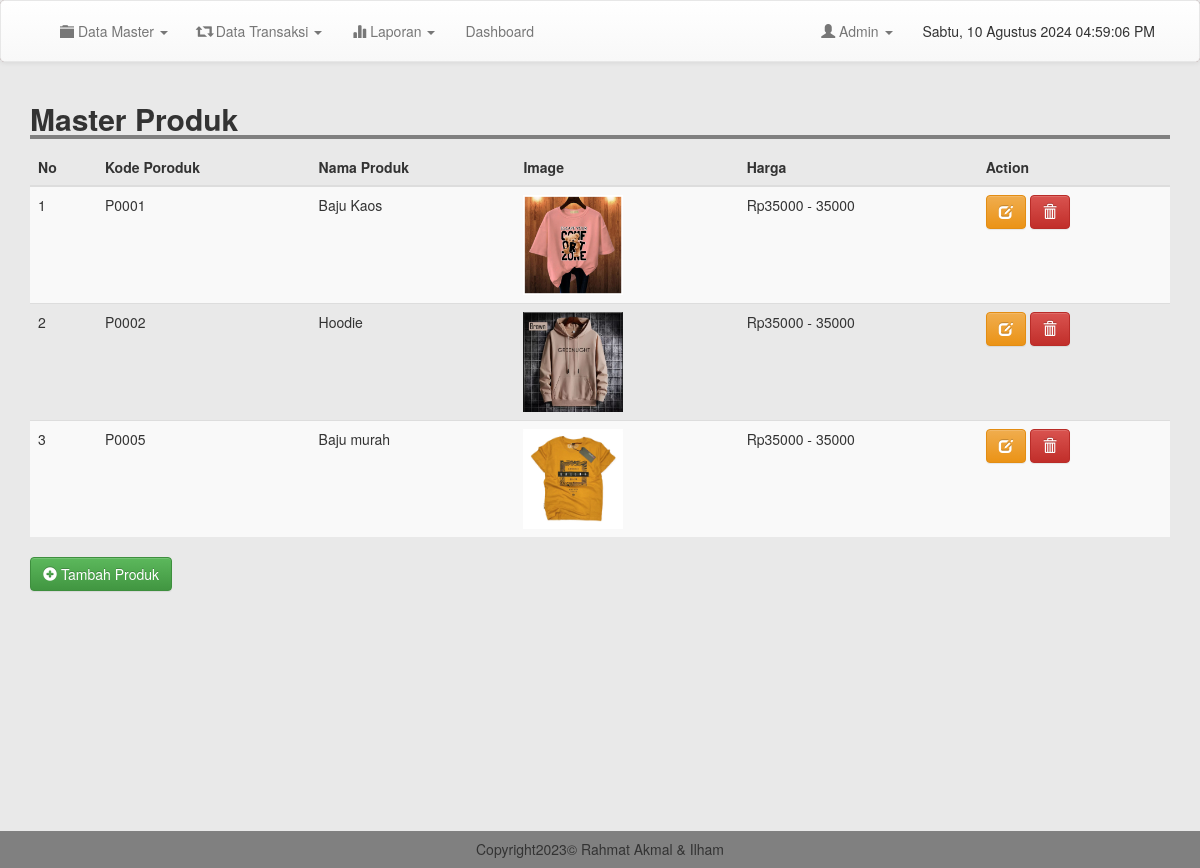
/admin/m_produk.php (signed in), run on the app's committed database.
### tables this page shows
CREATE TABLE `produk` (
  `kode_produk` varchar(100) NOT NULL,
  `nama` varchar(100) NOT NULL,
  `image` text NOT NULL,
  `deskripsi` text NOT NULL,
  `harga` varchar(255) NOT NULL,
  `ukuran` varchar(255) NOT NULL,
  `berat` varchar(200) NOT NULL
);

### admin/m_produk.php (the view)
<?php
include 'header.php';
?>
<div class="container">
	<h2 style=" width: 100%; border-bottom: 4px solid gray"><b>Master Produk</b></h2>
		<table class="table table-striped">
			<thead>
				<tr>
					<th scope="col">No</th>
					<th scope="col">Kode Poroduk</th>
					<th scope="col">Nama Produk</th>
					<th scope="col">Image</th>
					<th scope="col">Harga</th>
					<th scope="col">Action</th>
				</tr>
			</thead>
			<tbody>
				<?php
				$result = mysqli_query($conn, "SELECT * FROM produk");
				$no =1;
				while ($row = mysqli_fetch_assoc($result)) {
				?>
					<tr>
						<td ><?= $no; ?></td>
						<td><?= $row['kode_produk']; ?></td>
						<td><?= $row['nama'];  ?></td>
						<td><img src="../image/produk/<?= $row['image']; ?>" width="100"></td>
						<td>
							<?php
							if(strpos($row['harga'], ",") == false){
								echo "Rp.".$row['harga']."";
							}else{
								$a = explode(",", $row['harga']);
								echo "Rp".$a[0]." - ".end($a);
							}
							 ?>
							</td>
						<td><a href="edit_produk.php?kode=<?= $row['kode_produk']; ?>" class="btn btn-warning"><i class="glyphicon glyphicon-edit"></i> </a> <a href="proses/del_produk.php?kode=<?= $row['kode_produk']; ?>" class="btn btn-danger" onclick="return confirm('Yakin Ingin Menghapus Data ?')"><i class="glyphicon glyphicon-trash"></i> </a>
					</tr>
				<?php
					$no++;
					}
				 ?>
				</tbody>
			</table>
		<a href="tm_produk.php" class="btn btn-success"><i class="glyphicon glyphicon-plus-sign"></i> Tambah Produk</a>
	</div>
	<br>
	<br>
	<br>
	<br>
	<br>
	<br>
	<br>
	<br>
	<br>
	<br>
	<br>
	<br>
	<?php
	include 'footer.php';
	?>

### admin/header.php (shortened to what this page needs)
<!DOCTYPE html>
<html>
<head>
	<link rel="stylesheet" type="text/css" href="../css/bootstrap.min.css">
	<link rel="stylesheet" type="text/css" href="../css/style.css">
	<link rel="stylesheet" type="text/css" href="../css/bootstrap-theme.css">
</head>
<body>
	<nav class="navbar navbar-default" style="padding: 5px;">
		<div class="container">
			<div class="collapse navbar-collapse" id="bs-example-navbar-collapse-1">
				<ul class="nav navbar-nav navbar-left">
					<li class="dropdown">
						<a href="#" class="dropdown-toggle" data-toggle="dropdown" role="button" aria-haspopup="true" aria-expanded="false"><i class="glyphicon glyphicon-folder-close"></i> Data Master <span class="caret"></span></a>
					</li>
					<li class="dropdown">
						<a href="#" class="dropdown-toggle" data-toggle="dropdown" role="button" aria-haspopup="true" aria-expanded="false"><i class="glyphicon glyphicon-retweet"></i> Data Transaksi <span class="caret"></span></a>
					</li>
					<li class="dropdown">
						<a href="#" class="dropdown-toggle" data-toggle="dropdown" role="button" aria-haspopup="true" aria-expanded="false"><i class="glyphicon glyphicon-stats"></i> Laporan <span class="caret"></span></a>
					</li>
					<li><a href="halaman_utama.php">Dashboard</a></li>
				</ul>
				<ul class="nav navbar-nav navbar-right">
					<li class="dropdown">
						<a href="#" class="dropdown-toggle" data-toggle="dropdown" role="button" aria-haspopup="true" aria-expanded="false"><i class="glyphicon glyphicon-user"></i> Admin <span class="caret"></span></a>
					</li>
					<li class="dropdown" id="clock" style="padding: 15px;">
					</li>
				</ul>
			</div>
		</div>
	</nav>

### admin/footer.php
<footer style="background-color: gray;padding: 1px;" class="print">
	<h5 class="text-center">Copyright2023&copy; Rahmat Akmal & Ilham</h5>
</footer>
</body>
</html>

### css/style.css (style rules this page uses)
body { margin:0; padding: 0; background-color: #e9e9e9; }
.navbar { background-color:#4d0000; padding: 5px; }

### data on the page
produk: kode_produk "P0001", nama "Baju Kaos", image (picture), harga "35000"
produk: kode_produk "P0002", nama "Hoodie", image (picture), harga "35000"
produk: kode_produk "P0005", nama "Baju murah", image (picture), harga "35000"
